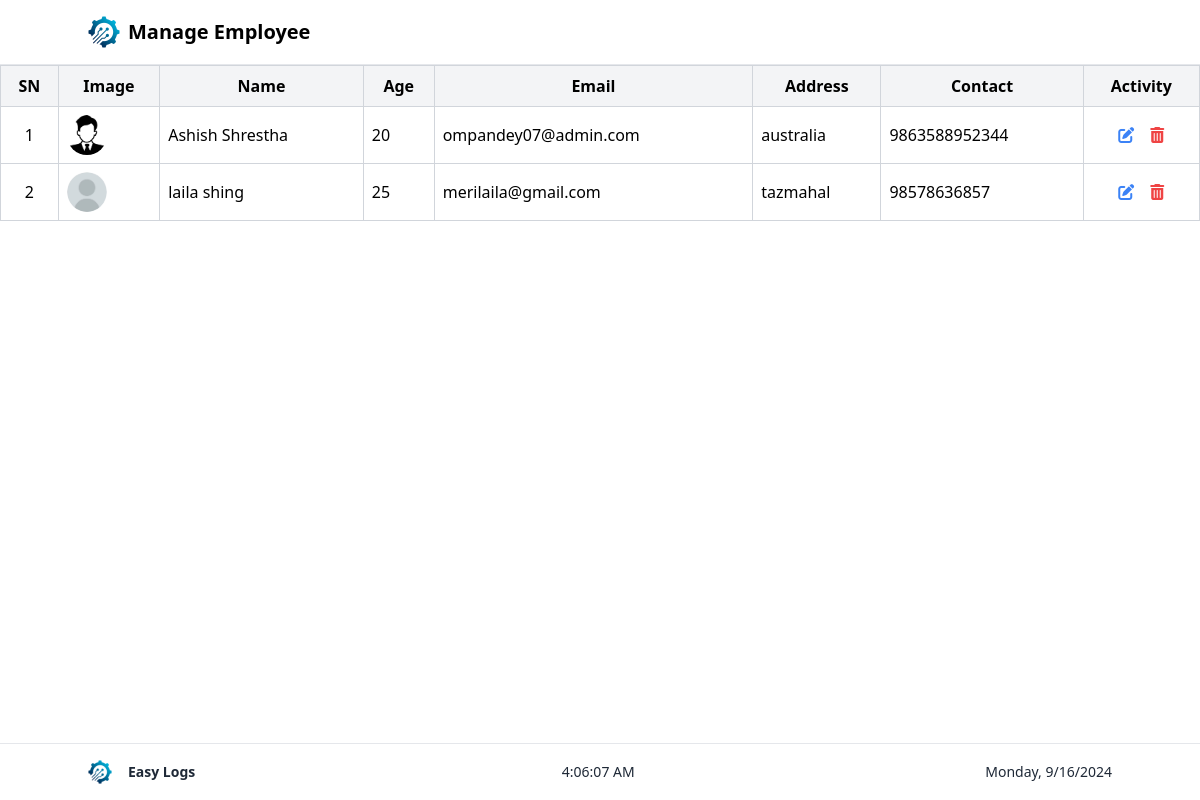
/manage_employee/ (signed in), run on an earlier commit of the app's database.
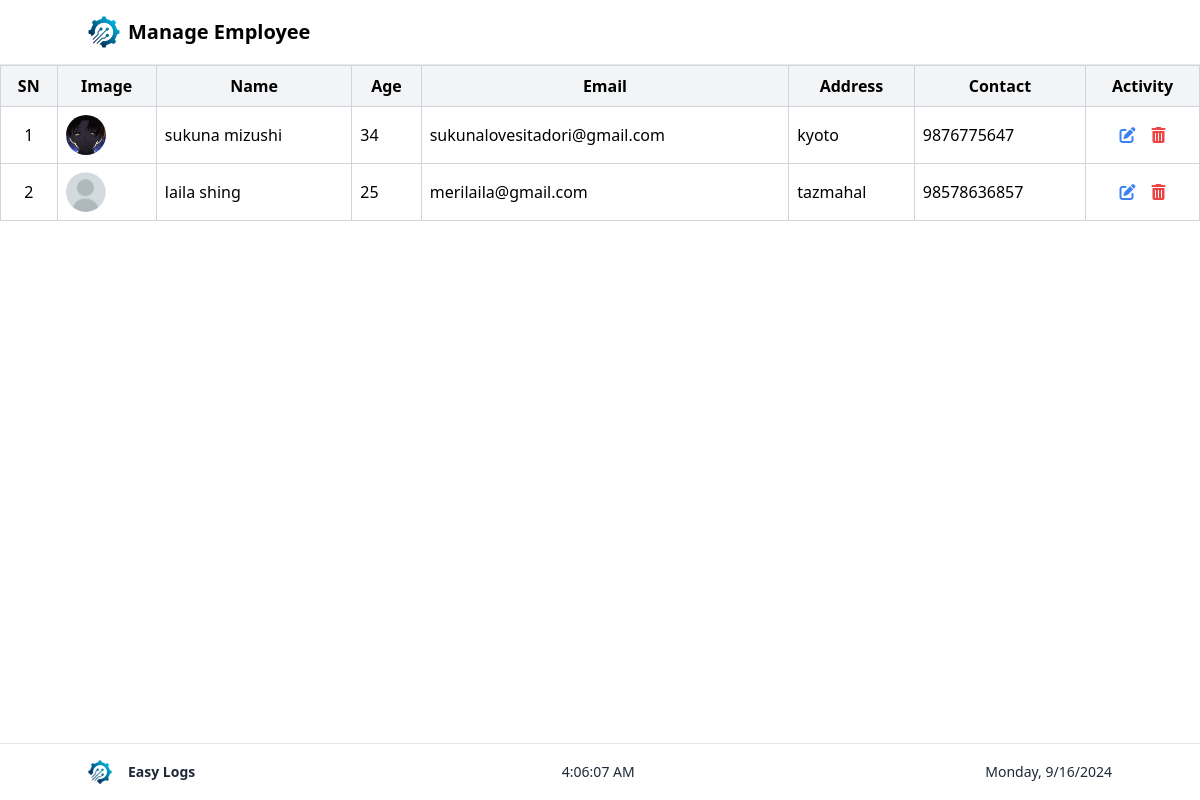
And on a later commit of the database.
### userauths/models.py (models this page shows)
class Employee(models.Model):
    user = models.OneToOneField(User, on_delete=models.CASCADE)
    first_name = models.CharField(max_length=100)
    last_name = models.CharField(max_length=100)
    email = models.EmailField()
    address = models.TextField()
    contact = models.CharField(max_length=15)
    age = models.PositiveIntegerField()
    profile_image = models.ImageField(upload_to='profile_images/', blank=True, null=True)

### userauths/views.py (the view)
# urls.py: path('manage_employee/', views.manage_employee , name="manage_employee"),
@login_required
@user_passes_test(lambda u: u.is_superuser)
def manage_employee(req):
    all_employees = Employee.objects.all()
    context = {
        'all_employees': all_employees
    }
    return render (req , "Admin/manage_employee.html",context)

### Templates/Admin/manage_employee.html (shortened to what this page needs)
<!DOCTYPE html>
<html lang="en">
  <head>
    <script src="https://cdn.tailwindcss.com"></script>
    <link
      href="https://cdn.jsdelivr.net/npm/remixicon@3.5.0/fonts/remixicon.css"
      rel="stylesheet"
    />
    <link
      rel="stylesheet"
      href="https://cdnjs.cloudflare.com/ajax/libs/font-awesome/6.0.0-beta3/css/all.min.css"
    />
  </head>
  <body class="flex flex-col min-h-screen">
    <nav class="p-4 border-b">
      <div class="container mx-auto flex items-center justify-between">
        <div class="flex items-center">
          <a href="/admin_dashboard">
            <img
              src="/static/images/Logo.png"
              alt="Logo"
              class="h-8 w-8 mr-2"
            />
          </a>
          <span class="text-xl font-bold">Manage Employee</span>
        </div>
      </div>
    </nav>
    <main class="flex-grow w-full overflow-x-auto">
      <table class="w-full border-collapse border border-gray-300">
        <thead>
          <tr class="bg-gray-100">
            <th class="border border-gray-300 p-2 w-15">
               SN
            </th>
            <th class="border border-gray-300 p-2">
               Image
            </th>
            <th class="border border-gray-300 p-2">
               Name
            </th>
            <th class="border border-gray-300 p-2">
               Age
            </th>
            <th class="border border-gray-300 p-2">
               Email
            </th>
            <th class="border border-gray-300 p-2">
               Address
            </th>
            <th class="border border-gray-300 p-2">
               Contact
            </th>
            <th class="border border-gray-300 p-2">
               Activity
            </th>
          </tr>
        </thead>
        <tbody>
          {% for employee in all_employees %}
          <tr>
            <td class="border border-gray-300 p-2 text-center">
              {{ forloop.counter }}
            </td>
            <td class="border border-gray-300 p-2">
              {% if employee.profile_image %}
              <img
                src="{{ employee.profile_image.url }}"
                alt="{{ employee.first_name }} {{ employee.last_name }}"
                class="h-10 w-10 rounded-full object-cover"
              />
              {% else %}
              <img
                src="/static/images/default_user.png"
                alt="Default Profile"
                class="h-10 w-10 rounded-full object-cover"
              />
              {% endif %}
            </td>
            <td class="border border-gray-300 p-2">
              {{employee.first_name }} {{employee.last_name }}
            </td>
            <td class="border border-gray-300 p-2">{{employee.age}}</td>
            <td class="border border-gray-300 p-2">{{employee.email}}</td>
            <td class="border border-gray-300 p-2">{{employee.address}}</td>
            <td class="border border-gray-300 p-2">{{employee.contact}}</td>
            <td class="border border-gray-300 p-2">
              <div class="flex gap-4 justify-center">
                <a href="{% url 'update_employee' employee.id %}">
                  <i class="fas fa-edit text-blue-500 cursor-pointer"></i>
                </a>
                <a
                  href="{% url 'delete_employee' employee.id %}"
                  onclick="return confirm('Are you sure you want to delete this employee?');"
                >
                  <i class="fas fa-trash-alt text-red-500 cursor-pointer"></i>
                </a>
              </div>
            </td>
          </tr>
          {% endfor %}
        </tbody>
      </table>
    </main>
    <footer class="text-gray-800 p-4 h-15 fixed bottom-0 w-full border-t">
      <div class="container mx-auto flex justify-between items-center text-sm">
        <div class="flex-shrink-0 flex items-center">
          <img
            class="h-6 w-auto"
            src="/static/images/Logo.png"
            alt="Easy Logs"
          />
          <b class="px-4">Easy Logs</b>
        </div>
        <span id="current-time"></span>
        <span id="current-date"></span>
      </div>
    </footer>
  </body>
</html>

What changed in the data, as far as the page shows it:
removed Employee: profile_image (picture), first_name "Ashish", last_name "Shrestha", age "20", email "ompandey07@admin.com", address "australia", contact "9863588952344"
added Employee: profile_image (picture), first_name "sukuna", last_name "mizushi", age "34", email "sukunalovesitadori@gmail.com", address "kyoto", contact "9876775647"
